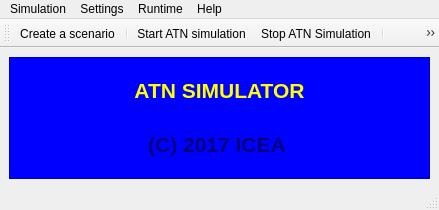
<?xml version="1.0" encoding="UTF-8"?>
<ui version="4.0">
 <class>CWndMainATNSim</class>
 <widget class="QMainWindow" name="CWndMainATNSim">
  <property name="geometry">
   <rect>
    <x>0</x>
    <y>0</y>
    <width>439</width>
    <height>210</height>
   </rect>
  </property>
  <property name="windowTitle">
   <string>ATN Simulator</string>
  </property>
  <widget class="QWidget" name="centralwidget">
   <layout class="QVBoxLayout" name="verticalLayout">
    <item>
     <widget class="QFrame" name="frm_title">
      <property name="styleSheet">
       <string notr="true">background-color: rgb(0, 0, 255);</string>
      </property>
      <property name="frameShape">
       <enum>QFrame::StyledPanel</enum>
      </property>
      <property name="frameShadow">
       <enum>QFrame::Raised</enum>
      </property>
      <layout class="QVBoxLayout" name="verticalLayout_2">
       <item>
        <widget class="QLabel" name="lbl_01">
         <property name="styleSheet">
          <string notr="true">background-color: rgb(0, 0, 255);</string>
         </property>
         <property name="text">
          <string>&lt;!DOCTYPE HTML PUBLIC &quot;-//W3C//DTD HTML 4.0//EN&quot; &quot;http://www.w3.org/TR/REC-html40/strict.dtd&quot;&gt;
&lt;html&gt;&lt;head&gt;&lt;meta name=&quot;qrichtext&quot; content=&quot;1&quot; /&gt;&lt;style type=&quot;text/css&quot;&gt;
p, li { white-space: pre-wrap; }
&lt;/style&gt;&lt;/head&gt;&lt;body style=&quot; font-family:'Ubuntu'; font-size:11pt; font-weight:400; font-style:normal;&quot;&gt;
&lt;p align=&quot;center&quot; style=&quot; margin-top:0px; margin-bottom:0px; margin-left:0px; margin-right:0px; -qt-block-indent:0; text-indent:0px;&quot;&gt;&lt;span style=&quot; font-family:'Sans'; font-size:16pt; font-weight:600; color:#ffff00;&quot;&gt;ATN SIMULATOR&lt;/span&gt;&lt;/p&gt;&lt;/body&gt;&lt;/html&gt;</string>
         </property>
         <property name="alignment">
          <set>Qt::AlignCenter</set>
         </property>
        </widget>
       </item>
       <item>
        <widget class="QLabel" name="lbl_02">
         <property name="styleSheet">
          <string notr="true">background-color: rgb(0, 0, 255);</string>
         </property>
         <property name="text">
          <string>&lt;!DOCTYPE HTML PUBLIC &quot;-//W3C//DTD HTML 4.0//EN&quot; &quot;http://www.w3.org/TR/REC-html40/strict.dtd&quot;&gt;
&lt;html&gt;&lt;head&gt;&lt;meta name=&quot;qrichtext&quot; content=&quot;1&quot; /&gt;&lt;style type=&quot;text/css&quot;&gt;
p, li { white-space: pre-wrap; }
&lt;/style&gt;&lt;/head&gt;&lt;body style=&quot; font-family:'Cantarell'; font-size:11pt; font-weight:400; font-style:normal;&quot;&gt;
&lt;p align=&quot;center&quot; style=&quot; margin-top:0px; margin-bottom:0px; margin-left:0px; margin-right:0px; -qt-block-indent:0; text-indent:0px;&quot;&gt;&lt;span style=&quot; font-family:'Sans'; font-size:16pt; font-weight:600; color:#00007f;&quot;&gt;(C) 2017 ICEA &lt;/span&gt;&lt;/p&gt;&lt;/body&gt;&lt;/html&gt;</string>
         </property>
        </widget>
       </item>
      </layout>
     </widget>
    </item>
   </layout>
  </widget>
  <widget class="QMenuBar" name="menubar">
   <property name="geometry">
    <rect>
     <x>0</x>
     <y>0</y>
     <width>439</width>
     <height>25</height>
    </rect>
   </property>
   <widget class="QMenu" name="menuSimulation">
    <property name="title">
     <string>Simulation</string>
    </property>
    <addaction name="act_edit_scenario"/>
    <addaction name="separator"/>
    <addaction name="act_start_session"/>
    <addaction name="act_stop_session"/>
    <addaction name="separator"/>
    <addaction name="act_start_dump1090"/>
    <addaction name="act_start_visil"/>
    <addaction name="act_start_pilot"/>
    <addaction name="separator"/>
    <addaction name="act_quit"/>
   </widget>
   <widget class="QMenu" name="menuConfiguration">
    <property name="title">
     <string>Settings</string>
    </property>
    <addaction name="act_db_edit"/>
    <addaction name="separator"/>
    <addaction name="act_scenario_to_xml"/>
    <addaction name="act_scenario_to_exe"/>
   </widget>
   <widget class="QMenu" name="menuRuntime">
    <property name="title">
     <string>Runtime</string>
    </property>
    <addaction name="act_add_aircraft"/>
   </widget>
   <widget class="QMenu" name="menuHelp">
    <property name="title">
     <string>Help</string>
    </property>
    <addaction name="act_show_manual"/>
    <addaction name="act_about"/>
   </widget>
   <addaction name="menuSimulation"/>
   <addaction name="menuConfiguration"/>
   <addaction name="menuRuntime"/>
   <addaction name="menuHelp"/>
  </widget>
  <widget class="QStatusBar" name="statusbar"/>
  <widget class="QToolBar" name="toolBar">
   <property name="windowTitle">
    <string>toolBar</string>
   </property>
   <attribute name="toolBarArea">
    <enum>TopToolBarArea</enum>
   </attribute>
   <attribute name="toolBarBreak">
    <bool>false</bool>
   </attribute>
   <addaction name="act_edit_scenario"/>
   <addaction name="separator"/>
   <addaction name="act_start_session"/>
   <addaction name="act_stop_session"/>
   <addaction name="separator"/>
   <addaction name="act_start_dump1090"/>
   <addaction name="act_start_visil"/>
   <addaction name="act_start_pilot"/>
   <addaction name="separator"/>
   <addaction name="act_db_edit"/>
   <addaction name="separator"/>
   <addaction name="act_scenario_to_xml"/>
   <addaction name="act_scenario_to_exe"/>
   <addaction name="separator"/>
   <addaction name="act_add_aircraft"/>
  </widget>
  <action name="act_edit_scenario">
   <property name="icon">
    <iconset resource="../icons/wnd_main_atn_sim.qrc">
     <normaloff>:/gui/edit-mode.png</normaloff>:/gui/edit-mode.png</iconset>
   </property>
   <property name="text">
    <string>Create a scenario</string>
   </property>
  </action>
  <action name="act_start_session">
   <property name="icon">
    <iconset resource="../icons/wnd_main_atn_sim.qrc">
     <normaloff>:/gui/start-session-2.png</normaloff>
     <normalon>:/gui/start-session-1.png</normalon>:/gui/start-session-2.png</iconset>
   </property>
   <property name="text">
    <string>Start ATN simulation</string>
   </property>
  </action>
  <action name="act_stop_session">
   <property name="icon">
    <iconset>
     <normalon>:/gui/stop-session.png</normalon>
    </iconset>
   </property>
   <property name="text">
    <string>Stop ATN Simulation</string>
   </property>
  </action>
  <action name="act_start_dump1090">
   <property name="icon">
    <iconset>
     <normalon>:/gui/dump1090.png</normalon>
    </iconset>
   </property>
   <property name="text">
    <string>Start ADS-B Viewer</string>
   </property>
  </action>
  <action name="act_start_visil">
   <property name="icon">
    <iconset>
     <normalon>:/gui/visil.png</normalon>
    </iconset>
   </property>
   <property name="text">
    <string>Start ViSIL</string>
   </property>
  </action>
  <action name="act_quit">
   <property name="icon">
    <iconset>
     <normalon>:/gui/quit.png</normalon>
    </iconset>
   </property>
   <property name="text">
    <string>Quit</string>
   </property>
  </action>
  <action name="act_db_edit">
   <property name="icon">
    <iconset>
     <normalon>:/gui/db_edit.png</normalon>
    </iconset>
   </property>
   <property name="text">
    <string>Manage exercises</string>
   </property>
  </action>
  <action name="act_scenario_to_xml">
   <property name="icon">
    <iconset>
     <normalon>:/gui/scenario-to-xml.png</normalon>
    </iconset>
   </property>
   <property name="text">
    <string>Export scenario to XML</string>
   </property>
  </action>
  <action name="act_scenario_to_exe">
   <property name="icon">
    <iconset>
     <normalon>:/gui/scenario-to-exe.png</normalon>
    </iconset>
   </property>
   <property name="text">
    <string>Export scenario to exercise</string>
   </property>
  </action>
  <action name="act_add_aircraft">
   <property name="icon">
    <iconset>
     <normalon>:/gui/add_aircraft.png</normalon>
    </iconset>
   </property>
   <property name="text">
    <string>Add an aircraft ...</string>
   </property>
  </action>
  <action name="act_show_manual">
   <property name="text">
    <string>Manual</string>
   </property>
  </action>
  <action name="act_about">
   <property name="icon">
    <iconset>
     <normalon>:/gui/help-about.png</normalon>
    </iconset>
   </property>
   <property name="text">
    <string>About</string>
   </property>
  </action>
  <action name="act_start_pilot">
   <property name="icon">
    <iconset resource="../icons/wnd_main_atn_sim.qrc">
     <normaloff>:/gui/pilot.png</normaloff>
     <normalon>:/gui/pilot-military.png</normalon>:/gui/pilot.png</iconset>
   </property>
   <property name="text">
    <string>Start Pilot</string>
   </property>
  </action>
 </widget>
 <resources>
  <include location="../icons/wnd_main_atn_sim.qrc"/>
 </resources>
 <connections/>
</ui>
